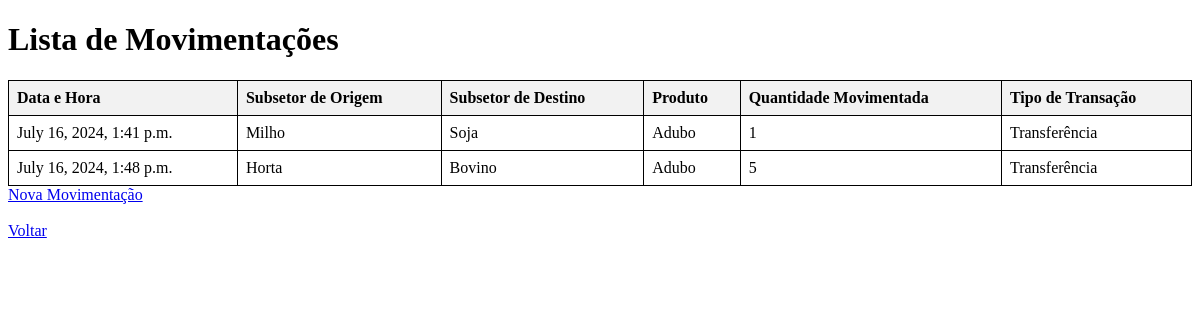
Page /movimentacoes/ on the committed database.
### app/models.py (models this page shows, shortened)
class MovimentacaoProduto(models.Model):
    data_hora_movimentacao = models.DateTimeField(default=timezone.now)
    subsector_origem = models.ForeignKey(Subsector, related_name='movimentacoes_origem', on_delete=models.CASCADE)
    subsector_destino = models.ForeignKey(Subsector, related_name='movimentacoes_destino', on_delete=models.CASCADE)
    detalhe_produto = models.ForeignKey(DetalheProduto, related_name='movimentacoes', on_delete=models.CASCADE)
    quantidade_movimentada = models.IntegerField()
    transacao = models.ForeignKey(Transaction, related_name='movimentacoes', on_delete=models.CASCADE)

class Subsector(models.Model):
    setor = models.ForeignKey(Sector, related_name='sub_setores', on_delete=models.CASCADE)
    nome_sub_setor = models.CharField(max_length=100)
    quantidade = models.IntegerField(default=0)
    def __str__(self):
        return self.nome_sub_setor

class DetalheProduto(models.Model):
    produto = models.ForeignKey(Produto, related_name='detalhes', on_delete=models.CASCADE)
    unidade_produto = models.IntegerField(default=0)
    cor_produto = models.CharField(max_length=100)
    sabor_produto = models.CharField(max_length=100)
    quantidade_embalagem_produto = models.IntegerField(default=0)
    tipo_embalagem_produto = models.ForeignKey(TipoEmbalagem, related_name='produtos', on_delete=models.CASCADE)
    quantidade_produto = models.IntegerField(default=0)
    preco_custo_produto = models.DecimalField(max_digits=10, decimal_places=2)
    preco_venda_produto = models.DecimalField(max_digits=10, decimal_places=2)
    subsetor = models.ForeignKey(Subsector, related_name='produtos', on_delete=models.CASCADE)

class Produto(models.Model):
    nome_produto = models.CharField(max_length=100)
    marca = models.ForeignKey(Marca, related_name='produtos', on_delete=models.CASCADE)
    modelo = models.ForeignKey(Modelo, related_name='produtos', on_delete=models.CASCADE)
    fabricante = models.ForeignKey(Fabricante, related_name='produtos', on_delete=models.CASCADE)

class Transaction(models.Model):
    TRANSFERENCIA = 'Doação'
    TRANSFERENCIA2 = 'Perda'
    TRANSFERENCIA3 = 'Transferência'
    TRANSFERENCIA4 = 'Entrada'
    TRANSFERENCIA5 = 'Saída'
    TIPO_CHOICES = [
        (TRANSFERENCIA, 'Doação'),
        (TRANSFERENCIA2, 'Perda'),
        (TRANSFERENCIA3, 'Transferência'),
        (TRANSFERENCIA4, 'Entrada'),
        (TRANSFERENCIA5, 'Saída'),
    ]
    transacao = models.CharField(max_length=100, choices=TIPO_CHOICES)
    def __str__(self):
        return self.transacao

### app/views.py (the view)
# urls.py: path('movimentacoes/', views.MovimentacaoListView.as_view(), name='movimentacao-list'),
class MovimentacaoListView(ListView):
    model = MovimentacaoProduto
    template_name = 'movimentacao_list.html'

### app/templates/movimentacao_list.html (shortened to what this page needs)
<!DOCTYPE html>
<html>
<head>
</head>
<body>
    <h1>Lista de Movimentações</h1>
    <table>
        <tr>
            <th>Data e Hora</th>
            <th>Subsetor de Origem</th>
            <th>Subsetor de Destino</th>
            <th>Produto</th>
            <th>Quantidade Movimentada</th>
            <th>Tipo de Transação</th>
        </tr>
        {% for movimentacao in object_list %}
            <tr>
                <td>{{ movimentacao.data_hora_movimentacao }}</td>
                <td>{{ movimentacao.subsector_origem }}</td>
                <td>{{ movimentacao.subsector_destino }}</td>
                <td>{{ movimentacao.detalhe_produto.produto.nome_produto }}</td>
                <td>{{ movimentacao.quantidade_movimentada }}</td>
                <td>{{ movimentacao.transacao }}</td>
            </tr>
        {% endfor %}
    </table>
    <a href="{% url 'movimentacao-create' %}">Nova Movimentação</a>
    <br> <br>
    <a href="{% url 'home' %}">Voltar</a>
</body>
</html>

### app/templates/movimentacao_list.html (style rules this page uses)
table { width: 100%; border-collapse: collapse; }
table, th, td { border: 1px solid black; }
th, td { padding: 8px; text-align: left; }
th { background-color: #f2f2f2; }

### rows in the picture
MovimentacaoProduto: data_hora_movimentacao "July 16, 2024, 1:41 p.m.", subsector_origem "Milho", subsector_destino "Soja", detalhe_produto.produto.nome_produto "Adubo", quantidade_movimentada "1", transacao "Transferência"
MovimentacaoProduto: data_hora_movimentacao "July 16, 2024, 1:48 p.m.", subsector_origem "Horta", subsector_destino "Bovino", detalhe_produto.produto.nome_produto "Adubo", quantidade_movimentada "5", transacao "Transferência"
